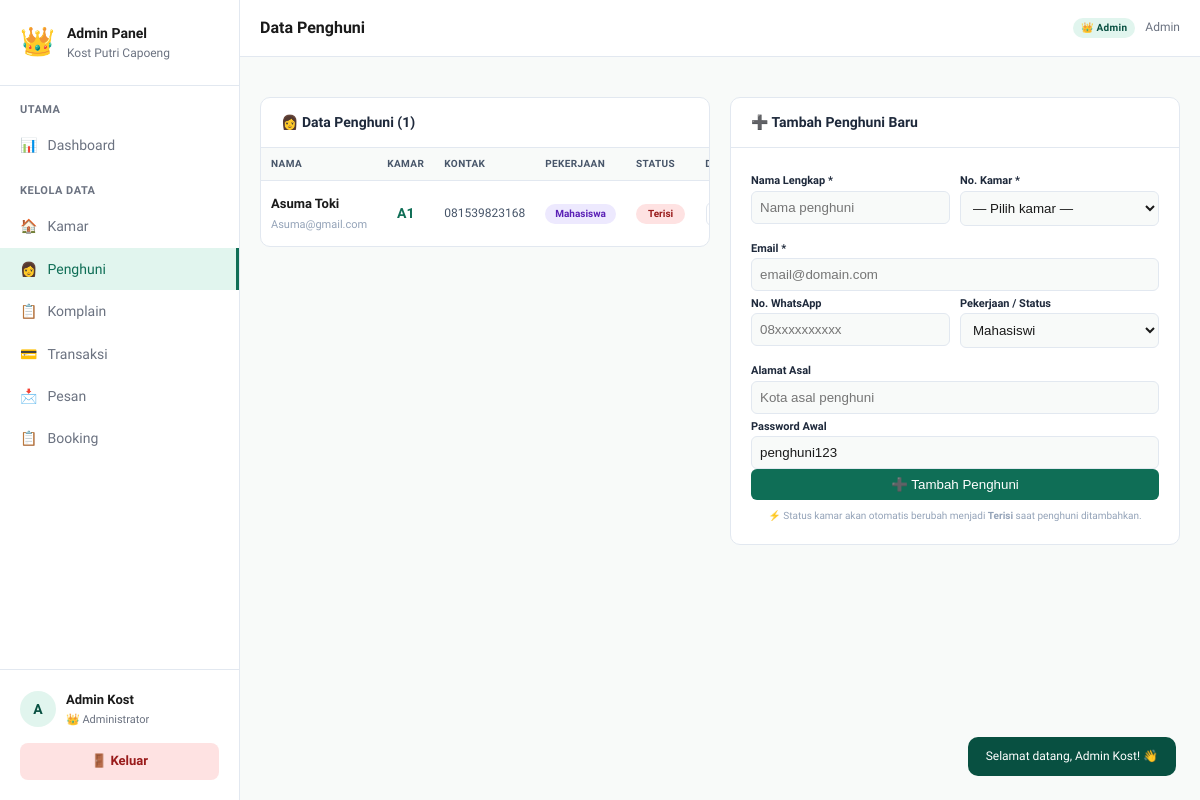
The page /admin.php?page=penghuni (signed in) on the database as committed earlier.
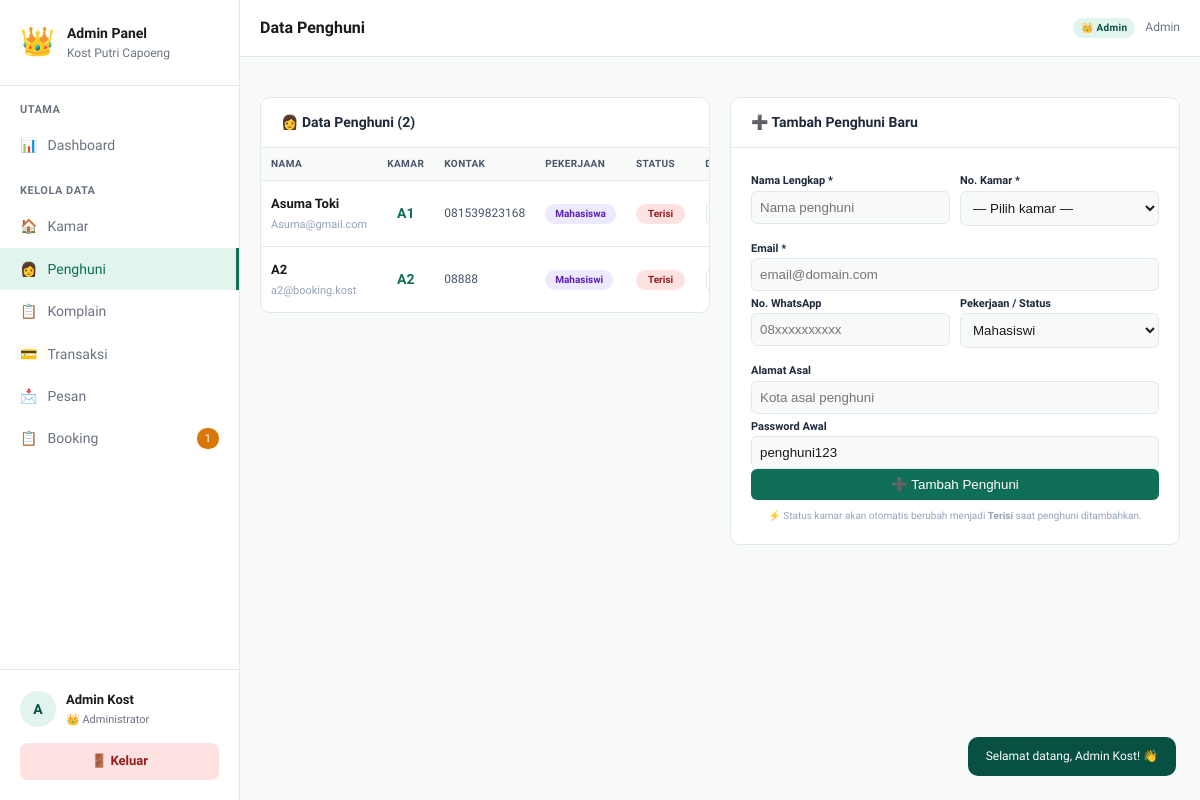
The same page on the database as committed later.
### tables this page shows
CREATE TABLE `tb_users` (
  `id` int NOT NULL,
  `nama` varchar(100) NOT NULL,
  `email` varchar(100) NOT NULL,
  `password` varchar(255) NOT NULL,
  `role` enum('admin','penghuni') DEFAULT 'penghuni',
  `no_kamar` varchar(10) DEFAULT NULL,
  `no_hp` varchar(20) DEFAULT NULL,
  `alamat_asal` varchar(255) DEFAULT NULL,
  `pekerjaan` varchar(50) DEFAULT NULL,
  `created_at` date DEFAULT (curdate()),
  `foto_ktp` varchar(255) DEFAULT NULL
);

CREATE TABLE `tb_kamar` (
  `id` int NOT NULL,
  `nama` varchar(50) NOT NULL,
  `tipe` enum('Standard','Premium') NOT NULL,
  `harga` int NOT NULL,
  `status` enum('tersedia','terisi') DEFAULT 'tersedia',
  `fasilitas` text,
  `foto` varchar(255) DEFAULT ''
);

### admin.php (called while the page is built, shortened)
<?php
require_once 'config.php';
$page = $_GET['page'] ?? 'dashboard';
$page_map = [
    'dashboard'  => ['file' => 'admin/page/dashboard.php',  'title' => 'Dashboard'],
    'kamar'      => ['file' => 'admin/page/kamar.php',      'title' => 'Kelola Kamar'],
    'penghuni'   => ['file' => 'admin/page/penghuni.php',   'title' => 'Data Penghuni'],
    'komplain'   => ['file' => 'admin/page/komplain.php',   'title' => 'Manajemen Komplain'],
    'transaksi'  => ['file' => 'admin/page/transaksi.php',  'title' => 'Manajemen Transaksi'],
    'pesan'      => ['file' => 'admin/page/pesan.php',      'title' => 'Manajemen Pesan'],
    'booking'    => ['file' => 'admin/page/booking.php',    'title' => 'Manajemen Booking'],
];
$activePage = $page;
include 'admin/header.php';
include $page_map[$page]['file'];
include 'admin/footer.php';

### config.php (called while the page is built, shortened)
<?php
function getDB() {
    static $conn = null;
    if ($conn !== null) return $conn;
    $c = new mysqli(DB_HOST, DB_USER, DB_PASS, DB_NAME);
    $c->set_charset('utf8mb4');
    $conn = $c;
    return $conn;
}
function getKamarData() {
    $db = getDB();
    $result = $db->query("SELECT * FROM tb_kamar ORDER BY id ASC");
    $rows = [];
    while ($row = $result->fetch_assoc()) $rows[] = $row;
    return $rows;
}

### admin/page/penghuni.php (the view, shortened to what the changed rows need)
<?php
$db = getDB();
if ($db) {
    $result   = $db->query("SELECT * FROM tb_users WHERE role='penghuni' ORDER BY no_kamar ASC");
    $penghuni = [];
    while ($row = $result->fetch_assoc()) $penghuni[] = $row;
} else {
    $penghuni = array_filter(getDemoData('users'), fn($u) => $u['role'] === 'penghuni');
}
$kamar_data = getKamarData();
?>
<div class="admin-grid-2" style="align-items:start;">
  <div class="admin-card">
    <div class="admin-card-header">
      <span class="admin-card-title" style="color:#1e293b;">👩 Data Penghuni (<?= count($penghuni) ?>)</span>
    </div>
    <?php if(empty($penghuni)): ?>
    <div class="admin-empty"><span class="admin-empty-icon">👤</span>Belum ada data penghuni</div>
    <?php else: ?>
    <div class="admin-table-wrap">
      <table class="admin-table admin-table-penghuni">
        <thead>
          <tr>
            <th style="width:22%;">Nama</th>
            <th style="width:10%;">Kamar</th>
            <th style="width:15%;">Kontak</th>
            <th style="width:12%;">Pekerjaan</th>
            <th style="width:12%;">Status</th>
            <th style="width:10%;">Detail</th>
          </tr>
        </thead>
        <tbody>
        <?php foreach($penghuni as $p): ?>
        <tr>
          <td>
            <div style="font-weight:600;color:#1a1a1a;font-size:13px;"><?= htmlspecialchars($p['nama']) ?></div>
            <div style="font-size:11px;color:#94a3b8;margin-top:1px;"><?= $p['email'] ?></div>
          </td>
          <td style="font-weight:700;color:#0F6E56;font-size:14px;text-align:center;"><?= $p['no_kamar'] ?></td>
          <td style="font-size:12px;color:#475569;"><?= $p['no_hp'] ?? '-' ?></td>
          <td>
            <span class="admin-badge admin-badge-penghuni" style="font-size:10px;background:#ede9fe;color:#5b21b6;padding:2px 10px;"><?= $p['pekerjaan'] ?? '-' ?></span>
          </td>
          <td style="text-align:center;">
            <?php
            $status_kamar = 'Tersedia';
            $status_color = '#dcfce7';
            $status_text_color = '#166534';
            foreach ($kamar_data as $k) {
                if ($k['nama'] == $p['no_kamar']) {
                    if ($k['status'] === 'terisi') {
                        $status_kamar = 'Terisi';
                        $status_color = '#fee2e2';
                        $status_text_color = '#991b1b';
                    }
                    break;
                }
            }
            ?>
            <span style="display:inline-block;background:<?= $status_color ?>;padding:2px 12px;border-radius:99px;font-size:10px;font-weight:600;color:<?= $status_text_color ?>;">
              <?= $status_kamar ?>
            </span>
          </td>
          <td style="text-align:center;">
            <button onclick="openDetailPenghuni(
              '<?= addslashes($p['nama']) ?>',
              '<?= addslashes($p['email']) ?>',
              '<?= addslashes($p['no_hp'] ?? '-') ?>',
              '<?= addslashes($p['no_kamar']) ?>',
              '<?= addslashes($p['alamat_asal'] ?? '-') ?>',
              '<?= addslashes($p['pekerjaan'] ?? '-') ?>',
              '<?= addslashes($p['foto_ktp'] ?? '') ?>'
            )" class="admin-btn admin-btn-outline admin-btn-sm" title="Lihat Detail" style="padding:4px 8px;font-size:12px;">👁️</button>
          </td>
        </tr>
        <?php endforeach; ?>
        </tbody>
      </table>
    </div>
    <?php endif; ?>
  </div>
</div>

### admin/header.php (shortened to what the changed rows need)
<!DOCTYPE html>
<html lang="id">
<head>
<link rel="stylesheet" href="style.css">
<link rel="stylesheet" href="admin.css">
</head>
<body class="admin-body">
<?php
$db_booking = getDB();
if ($db_booking) {
    $result = $db_booking->query("SELECT COUNT(*) as total FROM tb_booking WHERE status='menunggu'");
    $row = $result->fetch_assoc();
    $booking_baru = $row['total'] ?? 0;
} else {
    $booking_baru = count(array_filter($_SESSION['demo_booking'] ?? [], fn($b) => $b['status'] === 'menunggu'));
}
?>
<div class="admin-layout">
  <aside class="admin-sidebar" id="sidebar">
    <nav class="admin-nav">
      <div class="admin-nav-section">
        <a href="admin.php?page=booking" class="admin-nav-item <?= $activePage==='booking'?'active':'' ?>">
          <span class="ani">📋</span> Booking
          <?php if($booking_baru > 0): ?>
          <span class="admin-nav-badge" style="background:#d97706;"><?= $booking_baru ?></span>
          <?php endif; ?>
        </a>
      </div>
    </nav>
  </aside>
  <div class="admin-main">
    <main class="admin-page-content">

Rows that differ between the two databases and show on the page:
added tb_users: nama "A2", email "a2@booking.kost", no_kamar "A2", no_hp "08888", pekerjaan "Mahasiswi"
now on this page (row edited): tb_kamar: status "Terisi"
Other text that changed with them:
$booking_baru: (not shown) → "1"
count($penghuni): "1" → "2"
